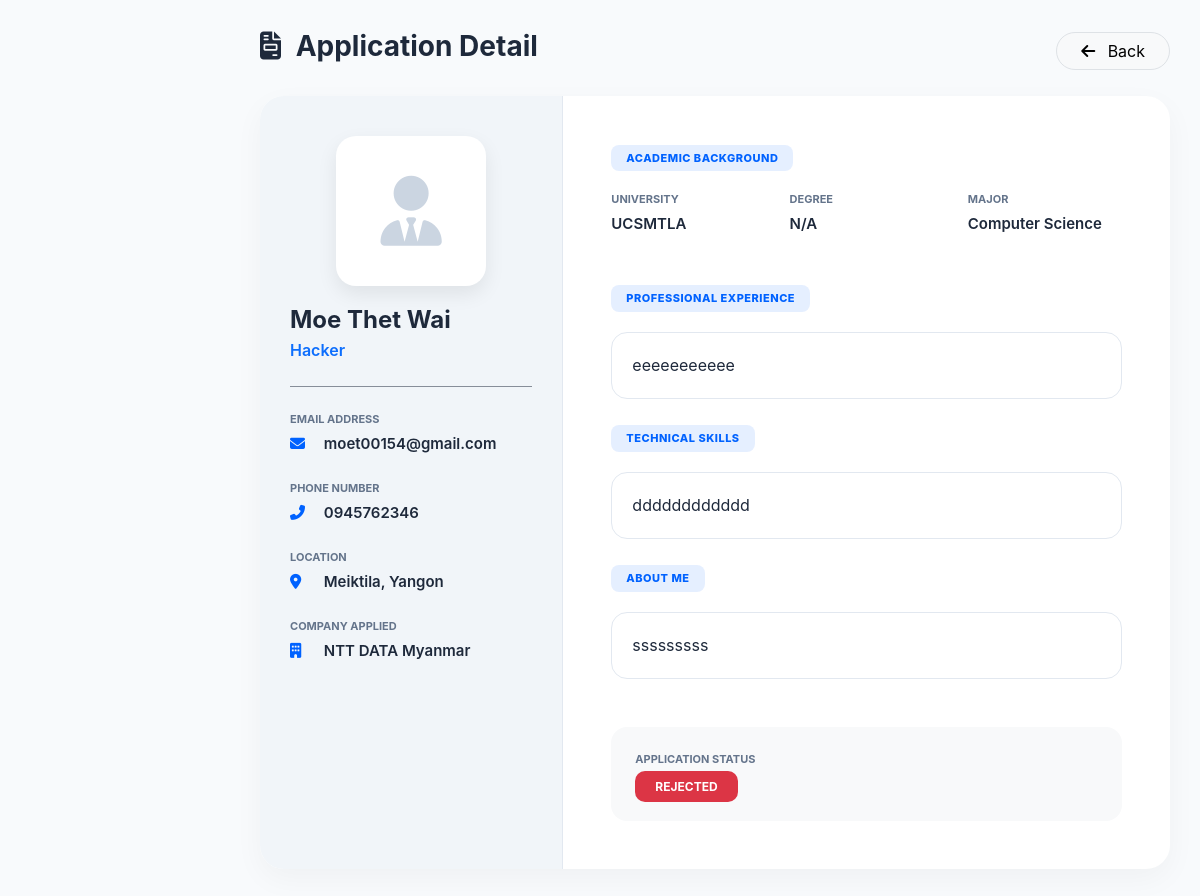
The app's page /admin/JOBMANAGEMENT/view_detail.php?id=41 with its own data.
### tables this page shows
CREATE TABLE `applications` (
  `id` int(11) NOT NULL,
  `user_id` int(11) DEFAULT NULL,
  `township` varchar(100) DEFAULT NULL,
  `applicant_name` varchar(100) DEFAULT NULL,
  `email` varchar(100) DEFAULT NULL,
  `phone` varchar(20) DEFAULT NULL,
  `address` text DEFAULT NULL,
  `about_me` text DEFAULT NULL,
  `cv_file` varchar(255) DEFAULT NULL,
  `job_title` varchar(100) DEFAULT NULL,
  `company_name` varchar(255) DEFAULT NULL,
  `experience` varchar(50) DEFAULT NULL,
  `university` varchar(255) DEFAULT NULL,
  `bachelor` varchar(100) DEFAULT NULL,
  `degree` varchar(255) DEFAULT NULL,
  `major` varchar(255) DEFAULT NULL,
  `skills` text DEFAULT NULL,
  `applied_date` date DEFAULT NULL,
  `status` enum('Pending','Approved','Rejected') DEFAULT 'Pending',
  `job_id` int(11) DEFAULT NULL
);

### admin/JOBMANAGEMENT/view_detail.php (the view, shortened to what this page needs)
<?php
include('db.php');
if(isset($_GET['id'])) {
    $id = intval($_GET['id']);
    $sql = "SELECT * FROM applications WHERE id = $id";
    $result = mysqli_query($conn, $sql);
    $row = mysqli_fetch_assoc($result);
} else {
    header("Location: applications.php");
    exit();
}
?>
<!DOCTYPE html>
<html lang="en">
<head>
    <link href="https://cdn.jsdelivr.net/npm/bootstrap@5.3.0/dist/css/bootstrap.min.css" rel="stylesheet">
    <link rel="stylesheet" href="https://cdnjs.cloudflare.com/ajax/libs/font-awesome/6.4.2/css/all.min.css">
</head>
<body>
<div class="main-wrapper">
    <div class="d-flex justify-content-between align-items-center mb-4">
        <h3 class="fw-bold"><i class="fas fa-file-invoice me-2"></i> Application Detail</h3>
        <a href="applications.php" class="btn btn-light border rounded-pill px-4"><i class="fas fa-arrow-left me-2"></i> Back</a>
    </div>
    <div class="cv-card">
        <div class="row g-0">
            <div class="col-lg-4">
                <div class="cv-sidebar text-center text-lg-start">
                    <div class="profile-img-box">
    <?php
    $imagePath = "../../Project/uploads/" . $row['cv_file'];
    if(!empty($row['cv_file']) && file_exists($imagePath)):
    ?>
        <img src="<?php echo $imagePath; ?>" alt="Profile">
    <?php else: ?>
        <i class="fas fa-user-tie" style="font-size: 70px; color: #cbd5e1;"></i>
    <?php endif; ?>
</div>
                    <h4 class="fw-bold mb-1"><?php echo htmlspecialchars($row['applicant_name']); ?></h4>
                    <p class="text-primary fw-semibold mb-4"><?php echo htmlspecialchars($row['job_title']); ?></p>
                    <hr class="my-4 opacity-50">
                    <div class="info-label">Email Address</div>
                    <div class="info-value"><i class="fas fa-envelope"></i> <?php echo htmlspecialchars($row['email']); ?></div>
                    <div class="info-label">Phone Number</div>
                    <div class="info-value"><i class="fas fa-phone-alt"></i> <?php echo htmlspecialchars($row['phone']); ?></div>
                    <div class="info-label">Location</div>
                    <div class="info-value"><i class="fas fa-map-marker-alt"></i> <?php echo htmlspecialchars($row['address']); ?>, <?php echo htmlspecialchars($row['township']); ?></div>
                    <div class="info-label">Company Applied</div>
                    <div class="info-value"><i class="fas fa-building"></i> <?php echo htmlspecialchars($row['company_name']); ?></div>
                </div>
            </div>
            <div class="col-lg-8 p-4 p-md-5">
                <span class="section-tag">Academic Background</span>
                <div class="row mb-4">
                    <div class="col-md-4">
                        <div class="info-label">University</div>
                        <div class="info-value"><?php echo htmlspecialchars($row['university'] ?: 'N/A'); ?></div>
                    </div>
                    <div class="col-md-4">
                        <div class="info-label">Degree</div>
                        <div class="info-value"><?php echo htmlspecialchars($row['bachelor'] ?: 'N/A'); ?></div>
                    </div>
                    <div class="col-md-4">
                        <div class="info-label">Major</div>
                        <div class="info-value"><?php echo htmlspecialchars($row['major'] ?: 'N/A'); ?></div>
                    </div>
                </div>
                <span class="section-tag">Professional Experience</span>
                <div class="content-box">
                    <?php echo nl2br(htmlspecialchars($row['experience'])); ?>
                </div>
                <span class="section-tag">Technical Skills</span>
                <div class="content-box">
                    <?php echo nl2br(htmlspecialchars($row['skills'] ?: 'No skills listed.')); ?>
                </div>
                <span class="section-tag">About Me</span>
                <div class="content-box">
                    <?php echo nl2br(htmlspecialchars($row['about_me'])); ?>
                </div>
                <div class="mt-5 p-4 bg-light rounded-4 d-flex flex-wrap justify-content-between align-items-center">
                    <div>
                        <div class="info-label">Application Status</div>
                        <?php
                        $st = $row['status'];
                        $cls = ($st == 'Approved') ? 'bg-success text-white' : (($st == 'Rejected') ? 'bg-danger text-white' : 'bg-warning text-dark');
                        ?>
                        <span class="badge-status <?php echo $cls; ?>"><?php echo strtoupper($st); ?></span>
                    </div>
                </div>
            </div>
        </div>
    </div>
</div>
</body>
</html>

### admin/JOBMANAGEMENT/view_detail.php (style rules this page uses)
:root { --primary: #0062ff; --dark: #1e293b; --text-muted: #64748b; --bg: #f8fafc; }
body { background-color: var(--bg); font-family: 'Inter', sans-serif; color: var(--dark); }
.main-wrapper { margin-left: 230px; padding: 30px; }
.cv-card { background: white; border-radius: 24px; box-shadow: 0 10px 30px rgba(0,0,0,0.04); overflow: hidden; border: none; }
.cv-sidebar { background: #f1f5f9; padding: 40px 30px; height: 100%; border-right: 1px solid #e2e8f0; }
.profile-img-box { width: 150px; height: 150px; background: white; border-radius: 20px; margin: 0 auto 20px; display: flex; align-items: center; justify-content: center; overflow: hidden; box-shadow: 0 8px 20px rgba(0,0,0,0.08); }
.profile-img-box i { font-size: 80px; color: #cbd5e1; }
.section-tag { display: inline-block; background: rgba(0, 98, 255, 0.1); color: var(--primary); padding: 5px 15px; border-radius: 8px; font-size: 11px; font-weight: 800; text-transform: uppercase; letter-spacing: 0.5px; margin-bottom: 20px; }
.info-label { font-size: 11px; text-transform: uppercase; font-weight: 700; color: var(--text-muted); margin-bottom: 5px; }
.info-value { font-size: 15px; font-weight: 600; margin-bottom: 25px; color: var(--dark); }
.info-value i { margin-right: 10px; color: var(--primary); width: 20px; }
.content-box { background: #ffffff; border: 1px solid #e2e8f0; border-radius: 16px; padding: 20px; margin-bottom: 25px; line-height: 1.6; }
.badge-status { padding: 8px 20px; border-radius: 10px; font-weight: 700; font-size: 12px; }

### records on screen
applications: applicant_name "Moe Thet Wai", job_title "Hacker", email "moet00154@gmail.com", phone "0945762346", address "Meiktila", township "Yangon", company_name "NTT DATA Myanmar", university "UCSMTLA", bachelor "N/A", major "Computer Science", experience "eeeeeeeeeee", skills "dddddddddddd", about_me "sssssssss", status "REJECTED"
